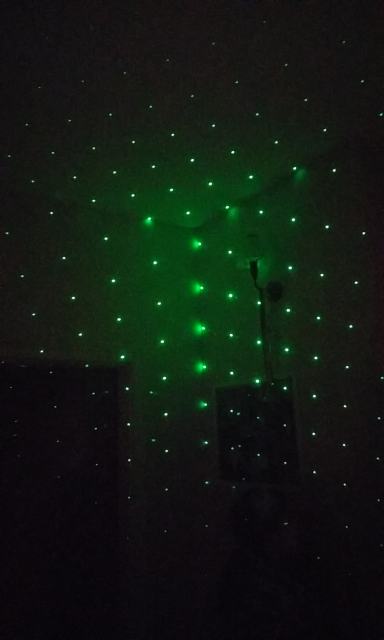
#> input picture laser/laser5.jpg, 768 x 1280 px, found by its file name (shown at 1/2 size)
$ python houghLine.py
#> lines starting #> are read from the running program, lines starting #| are printed output that depends on the picture; after the words box and inside, x2 and y2 are one past the last pixel; in counts of white or black regions, pixels touching at a corner belong together
import cv2
import numpy as np


img1 = cv2.imread("/home/nikifaets/code/laser/laser5.jpg")
#> img1 is the input picture: shape (1280, 768, 3); mean B, G, R 17.9, 25.3, 17.1
img = cv2.resize(img1, (0,0), fx=0.1, fy=0.1)
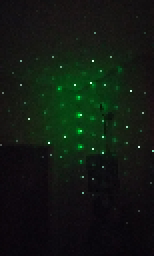
#> img: shape (128, 77, 3) (shown 2 times larger); mean B, G, R 18, 25.5, 17.3
gray = cv2.cvtColor(img,cv2.COLOR_BGR2GRAY)
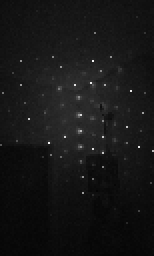
#> gray: shape (128, 77) (shown 2 times larger); min 4, max 243, mean 22.2
edges = cv2.Canny(gray,100,200,apertureSize = 3)
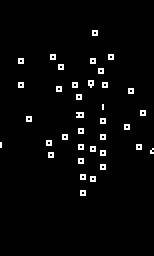
#> edges: shape (128, 77) (shown 2 times larger); 2.8% white in thin lines or dots, all inside (x1, y1, x2, y2) = (0, 15, 77, 98)


lines = cv2.HoughLines(edges,1,np.pi/180,1)
#> lines = 2313 rows, first 8: [-34, 3.05], [-35, 3.07], [-37, 3.11], [-38, 3.12], [42, 0.0175], [-40, 3.12], [40, 0], [51, 0]
print(len(lines))
#| 2313
for rho,theta in lines[0]:
    a = np.cos(theta)
    b = np.sin(theta)
    x0 = a*rho
    y0 = b*rho
    x1 = int(x0 + 1000*(-b))
    y1 = int(y0 + 1000*(a))
    x2 = int(x0 - 1000*(-b))
    y2 = int(y0 - 1000*(a))

    cv2.line(img,(x1,y1),(x2,y2),(0,0,255),2)
#> this loop made 1 pass
#> (rho, theta, a, b, x0, y0, x1, y1) on pass 1: (-34, 3.05, -0.996, 0.0872, 33.87, -2.96, -53, -999)
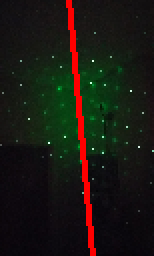
#> img: shape (128, 77, 3) (shown 2 times larger); 3.92% of pixels changed, all inside (x1, y1, x2, y2) = (33, 0, 48, 128)

cv2.imshow("canny", edges)
cv2.imshow("img", img)
cv2.waitKey()

$ run again, with laser/laser1.jpg copied over laser/laser5.jpg
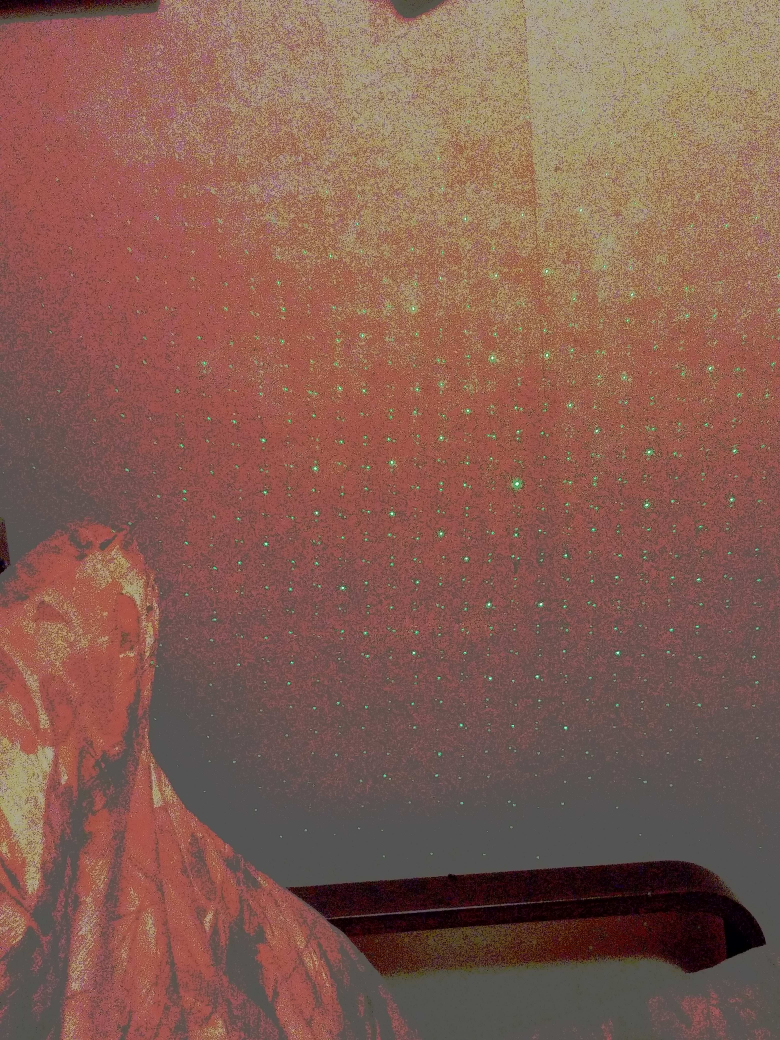
#> input picture laser/laser1.jpg, 3120 x 4160 px, found by its file name (shown at 1/4 size)
#> img1 is the input picture: shape (4160, 3120, 3); mean B, G, R 81.6, 93.5, 132.4
#> `edges = cv2.Canny(gray,100,200,apertureSize = 3)`:
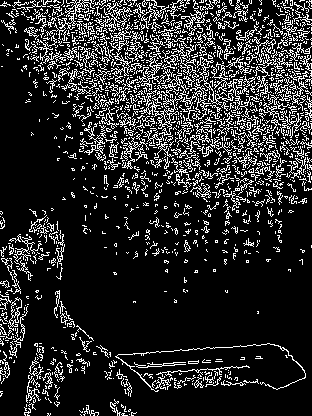
#> edges: shape (416, 312); 16.2% white in thin lines or dots
#| 14357
#> the loop `for rho,theta in lines[0]:` made 1 pass
#> (rho, theta, a, b, x0, y0, x1, y1) on pass 1: (199, 0.785, 0.707, 0.707, 140.7, 140.7, -566, 847)
#> after the loop `for rho,theta in lines[0]:`:
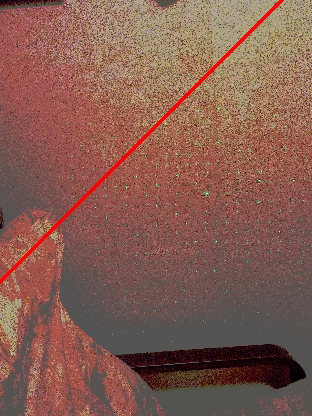
#> img: shape (416, 312, 3); mean B, G, R 80.8, 92.4, 133.6

$ run again, with laser/laser10.jpg copied over laser/laser5.jpg
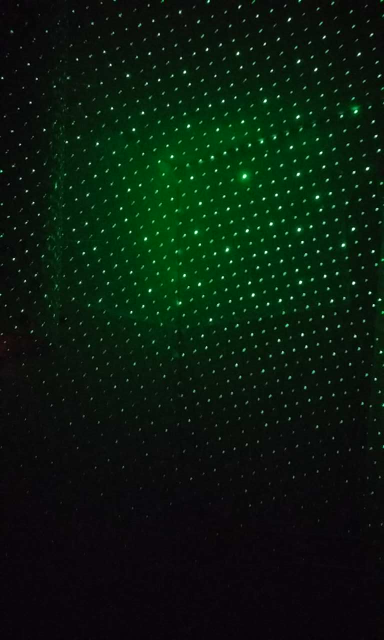
#> input picture laser/laser10.jpg, 768 x 1280 px, found by its file name (shown at 1/2 size)
#> img1 is the input picture: shape (1280, 768, 3); mean B, G, R 13.5, 26.9, 9.5
#> `edges = cv2.Canny(gray,100,200,apertureSize = 3)`:
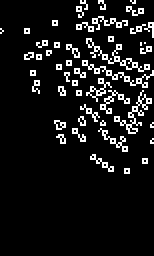
#> edges: shape (128, 77) (shown 2 times larger); 9.1% white in thin lines or dots, all inside (x1, y1, x2, y2) = (0, 0, 77, 87)
#> lines = 2766 rows, first 8: [-8, 2.36], [1, 2.36], [-6, 2.32], [-7, 2.57], [-38, 2.86], [-37, 2.84], [52, 0.785], [4, 2.32]
#| 2766
#> the loop `for rho,theta in lines[0]:` made 1 pass
#> (rho, theta, a, b, x0, y0, x1, y1) on pass 1: (-8, 2.36, -0.707, 0.707, 5.66, -5.66, -701, -712)
#> after the loop `for rho,theta in lines[0]:`:
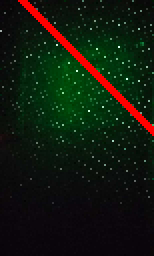
#> img: shape (128, 77, 3) (shown 2 times larger); mean B, G, R 13, 25.4, 17.8

$ run again, with laser/laser11.jpg copied over laser/laser5.jpg
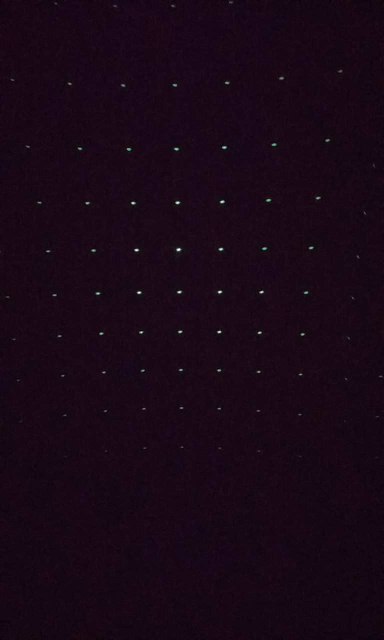
#> input picture laser/laser11.jpg, 768 x 1280 px, found by its file name (shown at 1/2 size)
#> img1 is the input picture: shape (1280, 768, 3); mean B, G, R 21.8, 7.7, 24.5
#> `edges = cv2.Canny(gray,100,200,apertureSize = 3)`:
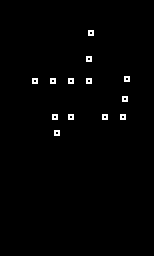
#> edges: shape (128, 77) (shown 2 times larger); 1.1% white in thin lines or dots, all inside (x1, y1, x2, y2) = (16, 15, 65, 68)
#> lines = 1433 rows, first 8: [42, 1.54], [39, 1.57], [38, 1.61], [42, 1.5], [41, 1.52], [40, 1.54], [41, 1.55], [57, 1.57]
#| 1433
#> the loop `for rho,theta in lines[0]:` made 1 pass
#> (rho, theta, a, b, x0, y0, x1, y1) on pass 1: (42, 1.54, 0.0349, 0.999, 1.47, 41.97, -997, 76)
#> after the loop `for rho,theta in lines[0]:`:
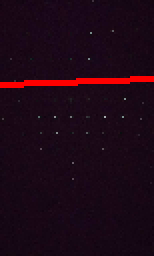
#> img: shape (128, 77, 3) (shown 2 times larger); mean B, G, R 21.4, 7.6, 30
